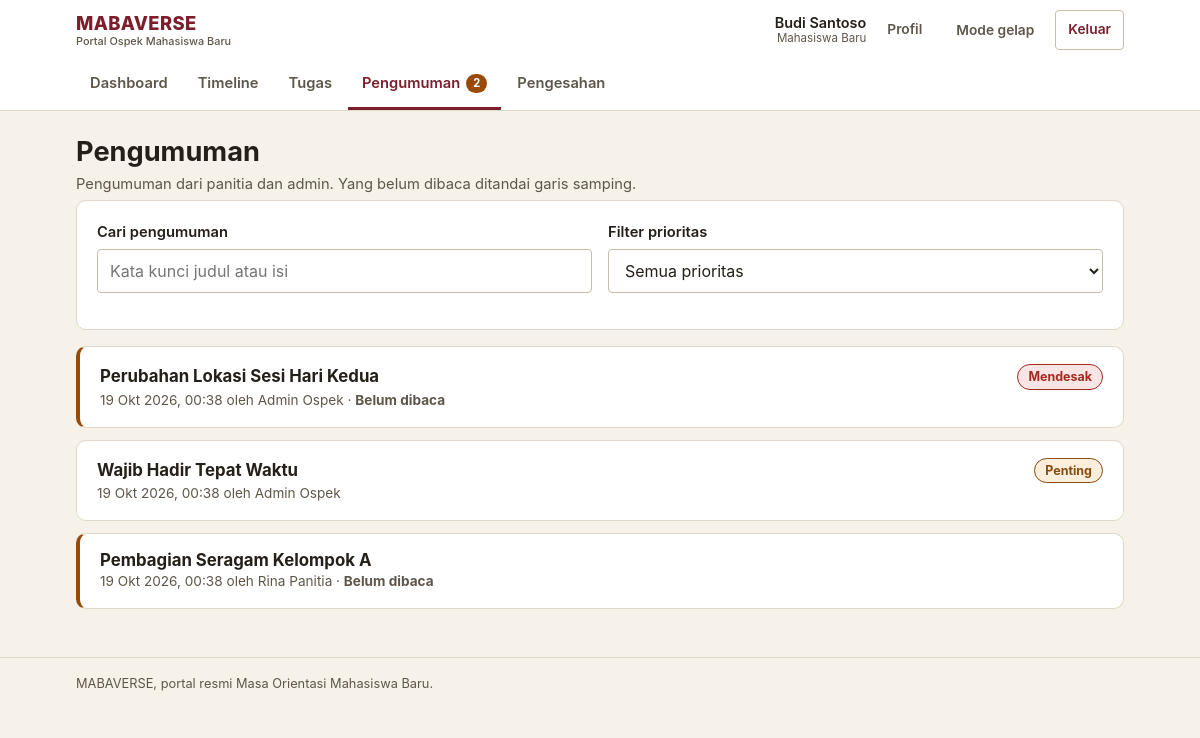
The app's page /pengumuman (signed in) with its own data.
### tables this page shows
CREATE TABLE pengumuman (
    id INT AUTO_INCREMENT PRIMARY KEY,
    judul VARCHAR(255) NOT NULL,
    isi TEXT NOT NULL,
    prioritas ENUM('normal', 'penting', 'mendesak') DEFAULT 'normal',
    target_level ENUM('semua', 'fakultas', 'jurusan', 'kelompok') DEFAULT 'semua',
    target_id INT DEFAULT NULL,
    created_by INT NOT NULL,
    created_at TIMESTAMP DEFAULT CURRENT_TIMESTAMP,
    FOREIGN KEY (created_by) REFERENCES users(id) ON DELETE CASCADE
);

CREATE TABLE users (
    id INT AUTO_INCREMENT PRIMARY KEY,
    nim VARCHAR(50) UNIQUE NOT NULL,
    nama VARCHAR(255) NOT NULL,
    email VARCHAR(255) UNIQUE NOT NULL,
    password_hash VARCHAR(255) NOT NULL,
    role ENUM('maba', 'panitia', 'admin', 'superadmin') DEFAULT 'maba',
    fakultas_id INT DEFAULT NULL,
    jurusan_id INT DEFAULT NULL,
    kelompok_id INT DEFAULT NULL,
    foto_profil VARCHAR(255) DEFAULT NULL,
    no_kontak_darurat VARCHAR(20) DEFAULT NULL,
    is_active TINYINT(1) DEFAULT 1,
    created_at TIMESTAMP DEFAULT CURRENT_TIMESTAMP,
    updated_at TIMESTAMP DEFAULT CURRENT_TIMESTAMP ON UPDATE CURRENT_TIMESTAMP,
    FOREIGN KEY (fakultas_id) REFERENCES fakultas(id) ON DELETE SET NULL,
    FOREIGN KEY (jurusan_id) REFERENCES jurusan(id) ON DELETE SET NULL,
    FOREIGN KEY (kelompok_id) REFERENCES kelompok(id) ON DELETE SET NULL
);

### controllers/MabaController.php (called while the page is built, shortened)
<?php
require_once __DIR__ . '/../models/Pengumuman.php';
class MabaController {
    public function pengumuman() {
        $pengumumanModel = new Pengumuman();
        $pengumuman = $pengumumanModel->getAllPengumuman(
            $_SESSION['user_id'],
            $_SESSION['user_fakultas_id'],
            $_SESSION['user_jurusan_id'],
            $_SESSION['user_kelompok_id']
        );
        include_once __DIR__ . '/../views/maba/pengumuman.php';
    }
}

### config/database.php (called while the page is built)
<?php
require_once __DIR__ . '/config.php';
class Database {
    private static $instance = null;
    private $pdo;
    private function __construct() {
        try {
            $dsn = "mysql:host=" . DB_HOST . ";dbname=" . DB_NAME . ";charset=" . DB_CHARSET;
            $options = [
                PDO::ATTR_ERRMODE => PDO::ERRMODE_EXCEPTION,
                PDO::ATTR_DEFAULT_FETCH_MODE => PDO::FETCH_ASSOC,
                PDO::ATTR_EMULATE_PREPARES => false,
            ];
            $this->pdo = new PDO($dsn, DB_USER, DB_PASS, $options);
        } catch (PDOException $e) {
            error_log('[MABAVERSE] Koneksi database gagal: ' . $e->getMessage());
            if (defined('APP_ENV') && APP_ENV === 'production') {
                throw new RuntimeException('Layanan database sedang tidak tersedia.');
            }
            die("Koneksi database gagal: " . $e->getMessage()
                . " — periksa DB_HOST/DB_USER/DB_PASS di config/config.local.php dan pastikan MySQL berjalan.");
        }
    }
    public static function getInstance() {
        if (self::$instance === null) {
            self::$instance = new self();
        }
        return self::$instance;
    }
    public function getConnection() {
        return $this->pdo;
    }
}

### models/Pengumuman.php (called while the page is built, shortened)
<?php
require_once __DIR__ . '/../config/config.php';
class Pengumuman {
    private $db;
    public function __construct() {
        $this->db = Database::getInstance()->getConnection();
    }
    public function getAllPengumuman($user_id = null, $user_fakultas_id = null, $user_jurusan_id = null, $user_kelompok_id = null) {
        $sql = "
            SELECT p.*, u.nama as created_by_nama,
                   (SELECT COUNT(*) FROM pengumuman_dibaca WHERE pengumuman_id = p.id AND user_id = ?) as is_read
            FROM pengumuman p
            INNER JOIN users u ON p.created_by = u.id
            WHERE (p.target_level = 'semua'
        ";
        $params = [$user_id];
        if ($user_fakultas_id) {
            $sql .= " OR (p.target_level = 'fakultas' AND p.target_id = ?)";
            $params[] = $user_fakultas_id;
        }
        if ($user_jurusan_id) {
            $sql .= " OR (p.target_level = 'jurusan' AND p.target_id = ?)";
            $params[] = $user_jurusan_id;
        }
        if ($user_kelompok_id) {
            $sql .= " OR (p.target_level = 'kelompok' AND p.target_id = ?)";
            $params[] = $user_kelompok_id;
        }
        $sql .= ") ORDER BY p.prioritas DESC, p.created_at DESC";
        $stmt = $this->db->prepare($sql);
        $stmt->execute($params);
        return $stmt->fetchAll();
    }
}

### config/config.php (called while the page is built, shortened)
<?php
function e($value) {
    return htmlspecialchars((string)$value, ENT_QUOTES, 'UTF-8');
}
function status_meta($status) {
    $map = [
        'hadir'             => ['Hadir', 'ok'],
        'di_luar_radius'    => ['Di luar radius', 'warn'],
        'terlambat'         => ['Terlambat', 'warn'],
        'tidak_hadir'       => ['Tidak hadir', 'danger'],
        'izin'              => ['Izin', 'info'],
        'terkumpul'         => ['Terkumpul', 'info'],
        'revisi'            => ['Perlu revisi', 'warn'],
        'diterima'          => ['Diterima', 'ok'],
        'belum_dikumpulkan' => ['Belum dikumpulkan', 'neutral'],
        'disahkan'          => ['Disahkan', 'ok'],
        'belum_memenuhi'    => ['Belum memenuhi syarat', 'danger'],
        'belum_mulai'       => ['Belum mulai', 'neutral'],
        'berlangsung'       => ['Berlangsung', 'brand'],
        'selesai'           => ['Selesai', 'ok'],
        'normal'            => ['Normal', 'neutral'],
        'penting'           => ['Penting', 'warn'],
        'mendesak'          => ['Mendesak', 'danger'],
    ];
    if (isset($map[$status])) {
        return $map[$status];
    }
    return [ucwords(str_replace('_', ' ', (string)$status)), 'neutral'];
}
function format_tanggal($datetime, $dengan_waktu = true) {
    $ts = strtotime($datetime);
    $bulan = [1 => 'Jan', 'Feb', 'Mar', 'Apr', 'Mei', 'Jun', 'Jul', 'Agu', 'Sep', 'Okt', 'Nov', 'Des'];
    $hasil = date('j', $ts) . ' ' . $bulan[(int)date('n', $ts)] . ' ' . date('Y', $ts);
    if ($dengan_waktu) {
        $hasil .= ', ' . date('H:i', $ts);
    }
    return $hasil;
}
require_once __DIR__ . '/database.php';

### views/maba/pengumuman.php (the view, shortened to what this page needs)
<?php
include __DIR__ . '/../layouts/header.php';
?>
<div class="page-head">
    <div>
        <h1>Pengumuman</h1>
        <p class="page-sub">Pengumuman dari panitia dan admin. Yang belum dibaca ditandai garis samping.</p>
    </div>
</div>
<?php if (empty($pengumuman)): ?>
<div class="empty">
    <strong>Belum ada pengumuman.</strong>
    Semua pengumuman untuk angkatan, fakultas, jurusan, dan kelompok Anda akan tampil di sini.
</div>
<?php else: ?>
<div class="card">
    <div class="form-grid">
        <div class="field mb-0">
            <label for="cari-pengumuman">Cari pengumuman</label>
            <input type="text" id="cari-pengumuman" data-filter-input=".filter-item" placeholder="Kata kunci judul atau isi">
        </div>
        <div class="field mb-0">
            <label for="filter-prioritas">Filter prioritas</label>
            <select id="filter-prioritas" data-filter-priority>
                <option value="">Semua prioritas</option>
            </select>
        </div>
    </div>
</div>
<?php foreach ($pengumuman as $p): ?>
<?php list($prio_label, $prio_tone) = status_meta($p['prioritas']); ?>
<div class="pengumuman-item filter-item<?= (int)$p['is_read'] === 0 ? ' is-unread' : '' ?>" data-prioritas="<?= e($p['prioritas']) ?>">
    <div class="pengumuman-head">
        <h2><a href="<?= BASE_URL ?>detail-pengumuman/<?= (int)$p['id'] ?>"><?= e($p['judul']) ?></a></h2>
        <span>
            <?php if ($p['prioritas'] !== 'normal'): ?>
            <span class="chip chip-<?= $prio_tone ?>"><?= e($prio_label) ?></span>
            <?php endif; ?>
        </span>
    </div>
    <p class="muted small mb-0">
        <?= e(format_tanggal($p['created_at'])) ?> oleh <?= e($p['created_by_nama']) ?>
        <?php if ((int)$p['is_read'] === 0): ?>
        &middot; <strong>Belum dibaca</strong>
        <?php endif; ?>
    </p>
</div>
<?php endforeach; ?>
<?php endif; ?>
<?php include __DIR__ . '/../layouts/footer.php'; ?>

### assets/css/style.css (style rules this page uses)
:root { --bg: #F6F1E9; --surface: #FFFFFF; --surface-alt: #F0E9DE; --ink: #241F19; --ink-soft: #5F564A; --line: #E2D8C9; --line-strong: #C9BCA8; --brand: #7A1F2B; --brand-strong: #5E1620; --brand-soft: #F5E7E8; --brand-ink: #FFFFFF; --accent: #9A4A08; --accent-soft: #FBEEDD; --ok: #1E6B43; --ok-soft: #E4F2E9; --warn: #8A4B0F; --warn-soft: #FBEEDC; --danger: #A32A22; --danger-soft: #F9E6E4; --info: #2E5375; --info-soft: #E7EEF5; --radius-sm: 4px; --radius: 10px; --shadow-1: 0 1px 2px rgba(36, 31, 25, 0.08), 0 6px 16px rgba(36, 31, 25, 0.07); --maxw: 1080px; --font: -apple-system, BlinkMacSystemFont, "Segoe UI", Roboto, "Helvetica Neue", Arial, sans-serif; }
*, *::before, *::after { box-sizing: border-box; }
html { -webkit-text-size-adjust: 100%; }
body { margin: 0; background: var(--bg); color: var(--ink); font-family: var(--font); font-size: 16px; line-height: 1.55; }
h1, h2, h3, h4 { margin: 0 0 0.5em; line-height: 1.25; font-weight: 700; }
h1 { font-size: clamp(1.3rem, 1.1rem + 1vw, 1.7rem); }
h2 { font-size: clamp(1.1rem, 1rem + 0.6vw, 1.3rem); }
p { margin: 0 0 1em; }
a { color: var(--brand); text-decoration-thickness: 1px; text-underline-offset: 2px; }
.muted { color: var(--ink-soft); }
.small { font-size: 0.85rem; }
.mb-0 { margin-bottom: 0; }
.page-head { display: flex; align-items: flex-end; justify-content: space-between; gap: 12px; flex-wrap: wrap; margin: 24px 0 4px; }
.page-head h1 { margin: 0; }
.page-head .page-sub { color: var(--ink-soft); margin: 4px 0 0; font-size: 0.92rem; }
.card { background: var(--surface); border: 1px solid var(--line); border-radius: var(--radius); padding: 20px; margin-bottom: 16px; }
.chip { display: inline-block; padding: 2px 10px; border-radius: 999px; font-size: 0.78rem; font-weight: 700; white-space: nowrap; border: 1px solid transparent; }
.chip-warn { background: var(--warn-soft); color: var(--warn); border-color: var(--warn); }
.chip-danger { background: var(--danger-soft); color: var(--danger); border-color: var(--danger); }
.field { margin-bottom: 16px; }
.field label { display: block; font-weight: 600; margin-bottom: 6px; font-size: 0.92rem; }
.field input[type="text"], .field input[type="email"], .field input[type="password"], .field input[type="number"], .field input[type="date"], .field input[type="time"], .field input[type="datetime-local"], .field input[type="file"], .field select, .field textarea { width: 100%; padding: 10px 12px; min-height: 44px; border: 1px solid var(--line-strong); border-radius: var(--radius-sm); background: var(--surface); color: var(--ink); font-family: inherit; font-size: 1rem; }
.field select { appearance: auto; }
.form-grid { display: grid; grid-template-columns: 1fr 1fr; gap: 0 16px; }
.pengumuman-item { border: 1px solid var(--line); border-radius: var(--radius); background: var(--surface); padding: 16px 20px; margin-bottom: 12px; }
.pengumuman-item.is-unread { border-left: 4px solid var(--accent); }
.pengumuman-head { display: flex; justify-content: space-between; gap: 10px; flex-wrap: wrap; align-items: center; }
.pengumuman-head h2, .pengumuman-head h3 { margin: 0; font-size: 1.05rem; }
.pengumuman-head a { color: inherit; text-decoration: none; }

### records on screen
pengumuman: judul "Perubahan Lokasi Sesi Hari Kedua", prio_label "Mendesak", created_at "19 Okt 2026, 00:38", created_by.nama "Admin Ospek", shows "Belum dibaca"
pengumuman: judul "Wajib Hadir Tepat Waktu", prio_label "Penting", created_at "19 Okt 2026, 00:38", created_by.nama "Admin Ospek"
pengumuman: judul "Pembagian Seragam Kelompok A", created_at "19 Okt 2026, 00:38", created_by.nama "Rina Panitia", shows "Belum dibaca"

### other values on screen
$user_nama "Budi Santoso"
$role_label "Mahasiswa Baru"
$label "Dashboard"
$label "Timeline"
$label "Tugas"
$label "Pengumuman"
$unread_pengumuman "2"
$label "Pengesahan"
